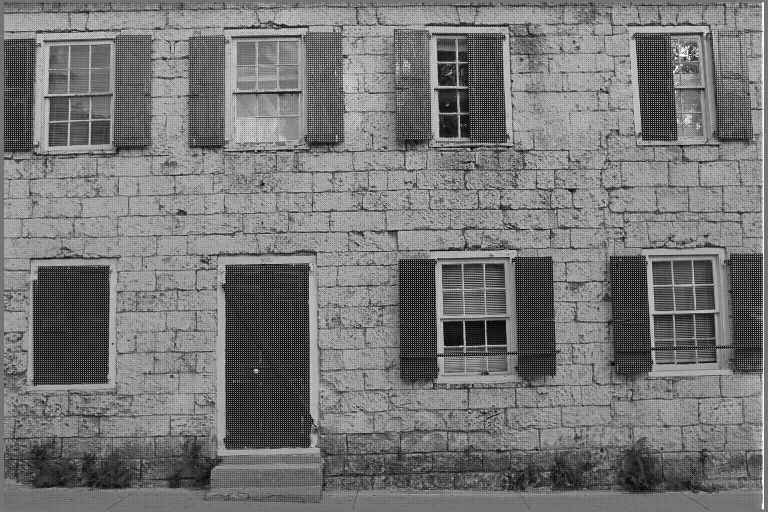
#> input picture bayer/tests/04_unittest_bilinear_img_input/01.png, 768 x 512 px
$ python -i bayer.py   (imports and definitions only)
#> lines starting #> are read from the running program, lines starting #| are printed output that depends on the picture
#> further down, picture is the input picture: shape (512, 768); min 2, max 255, mean 117.6
import numpy as np
from scipy.ndimage import convolve

from typing import Tuple


def get_bayer_masks(n_rows: int, n_cols: int) -> np.ndarray:
    """
    Получение масок трех цветовых каналов по шаблону байера
    :param n_rows: высота масок
    :param n_cols: ширина масок

    :return: маски указанных размеров
    """
    if n_rows <= 0 or n_cols <= 0:
        raise ValueError(f"Bad masks sizes: {n_rows}, {n_cols}")

    red = np.array([[i % 2 == 1 and j % 2 == 0 for i in range(n_cols)] for j in range(n_rows)])
    green = np.array([[i % 2 == j % 2 for i in range(n_cols)] for j in range(n_rows)])
    blue = np.array([[i % 2 == 0 and j % 2 == 1 for i in range(n_cols)] for j in range(n_rows)])
    return np.stack([red, green, blue], axis=2)


# [33 lines left out: functions get_colored_img, bilinear_interpolation, not called in this run]


def get_improved_masks(n_rows: int, n_cols: int) -> Tuple[np.ndarray, np.ndarray, np.ndarray, np.ndarray]:
    """
    Получение масок трех цветовых каналов по предложенному в статье шаблону
    :param n_rows: высота масок
    :param n_cols: ширина масок

    :return: маски указанных размеров
    """
    if n_rows <= 0 or n_cols <= 0:
        raise ValueError(f"Bad masks sizes: {n_rows}, {n_cols}")

    masks = get_bayer_masks(n_rows, n_cols)
    mask_r = masks[:, :, 0]
    mask_g1 = np.array([[i % 2 == j % 2 == 1 for i in range(n_cols)] for j in range(n_rows)])
    mask_g2 = np.array([[i % 2 == j % 2 == 0 for i in range(n_cols)] for j in range(n_rows)])
    mask_b = masks[:, :, 2]
    return mask_r, mask_g1, mask_g2, mask_b


def get_improved_weights() -> Tuple[np.ndarray, np.ndarray, np.ndarray, np.ndarray]:
    """
    Получение весов пикселей в масках по предложенному в статье шаблону

    :return: веса для масок
    """
    weight0 = np.array(
        [
            [0, 0, 1 / 2, 0, 0],
            [0, -1, 0, -1, 0],
            [-1, 4, 5, 4, -1],
            [0, -1, 0, -1, 0],
            [0, 0, 1 / 2, 0, 0]
        ], dtype=np.float64
    ) / 8

    weight1 = weight0.transpose()

    weight2 = np.array(
        [
            [0, 0, -3 / 2, 0, 0],
            [0, 2, 0, 2, 0],
            [-3 / 2, 0, 6, 0, -3 / 2],
            [0, 2, 0, 2, 0],
            [0, 0, -3 / 2, 0, 0]
        ], dtype=np.float64
    ) / 8

    weight3 = np.array(
        [
            [0, 0, -1, 0, 0],
            [0, 0, 2, 0, 0],
            [-1, 2, 4, 2, -1],
            [0, 0, 2, 0, 0],
            [0, 0, -1, 0, 0]
        ], dtype=np.float64
    ) / 8

    return np.stack([weight0, weight1, weight2, weight3], axis=2)


def improved_interpolation(raw_img: np.ndarray) -> np.ndarray:
    """
    Реализация улучшенной линейной интерполяции согласно предложенному в статье алгоритму
    :param raw_img: исходное изображение в градациях серого

    :return: трехканальное изображение - результат интерполяции
    """
    raw_img = raw_img.astype(np.float64) / 255
    new_img = np.zeros(raw_img.shape + (3,), dtype=np.float64)

    mask_r, mask_g1, mask_g2, mask_b = get_improved_masks(*raw_img.shape)
    weights = get_improved_weights()

    new_img[:, :, 0] = convolve(raw_img, weights[:, :, 0]) * mask_g2 + convolve(raw_img, weights[:, :, 1]) * mask_g1 + \
        convolve(raw_img, weights[:, :, 2]) * mask_b + raw_img * mask_r
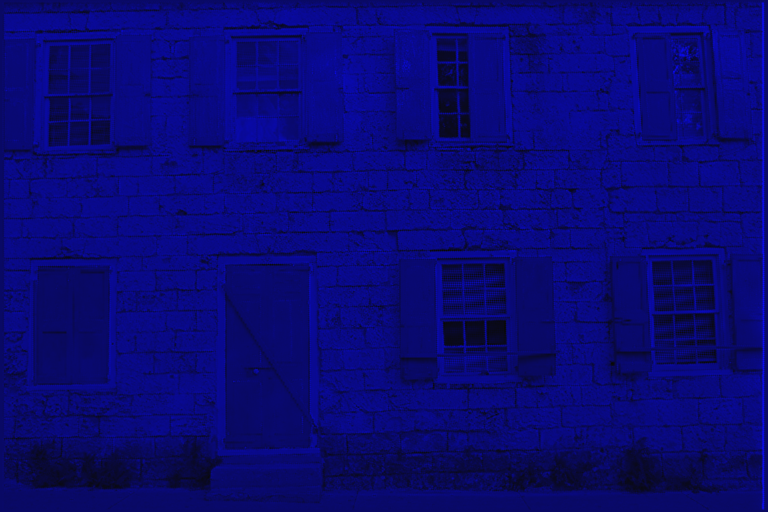
#> new_img: shape (512, 768, 3) float64; mean of channels 0, 1, 2 0.527, 0, 0; drawn with min black and max white
    new_img[:, :, 1] = convolve(raw_img, weights[:, :, 3]) * (mask_r + mask_b) + raw_img * (mask_g1 + mask_g2)
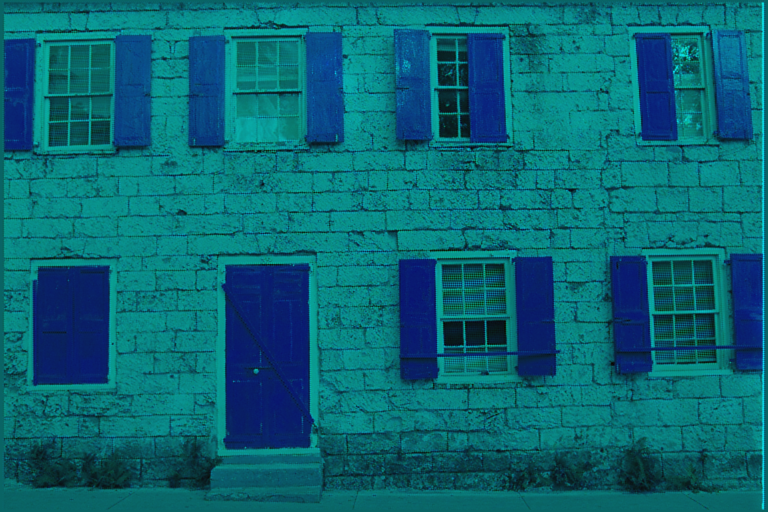
#> new_img: shape (512, 768, 3) float64; mean of channels 0, 1, 2 0.527, 0.46, 0; drawn with min black and max white
    new_img[:, :, 2] = convolve(raw_img, weights[:, :, 2]) * mask_r + convolve(raw_img, weights[:, :, 0]) * \
        mask_g1 + convolve(raw_img, weights[:, :, 1]) * mask_g2 + raw_img * mask_b
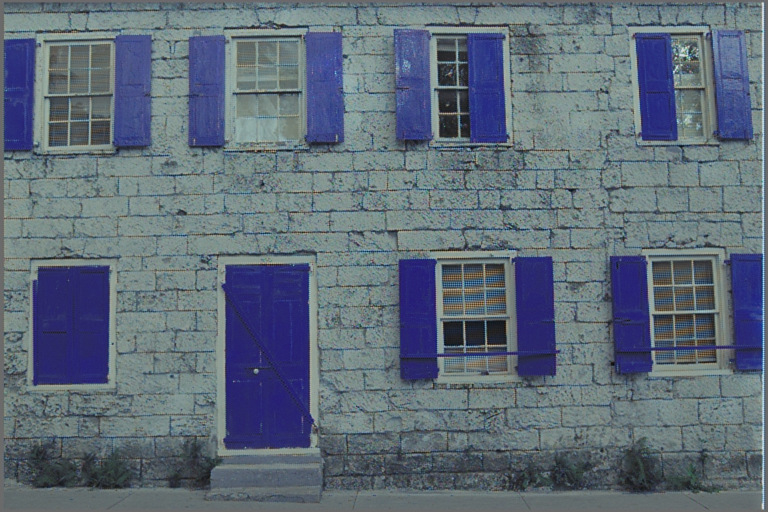
#> new_img: shape (512, 768, 3) float64; mean of channels 0, 1, 2 0.527, 0.46, 0.397; drawn with min black and max white

    return np.clip((255 * new_img).astype(np.int32), 0, 255).astype(np.uint8)
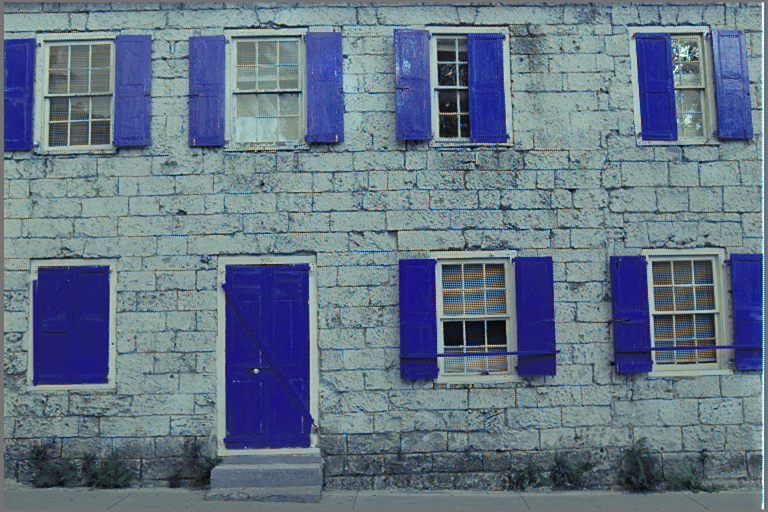
#> returned value: shape (512, 768, 3); mean of channels 0, 1, 2 134, 117.1, 100.9; drawn as B, G, R


# [15 lines left out: function compute_psnr, not called in this run]

>>> import cv2
>>> picture = cv2.imread('tests/04_unittest_bilinear_img_input/01.png', cv2.IMREAD_GRAYSCALE)
>>> result = improved_interpolation(picture)

$ run again, on bayer/tests/04_unittest_bilinear_img_input/02.png
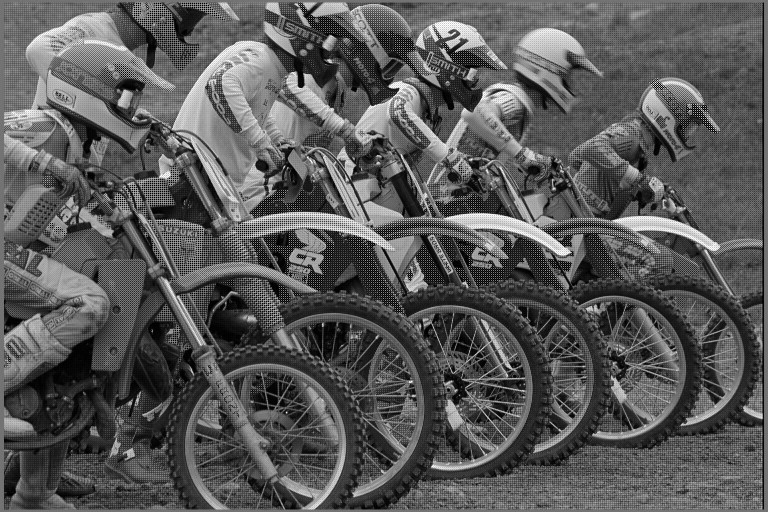
#> input picture bayer/tests/04_unittest_bilinear_img_input/02.png, 768 x 512 px
#> picture is the input picture: shape (512, 768); min 0, max 255, mean 88.6
#> in improved_interpolation, `new_img[:, :, 2] = convolve(raw_img, weights[:, :, 2]) * mask_r + conv..`:
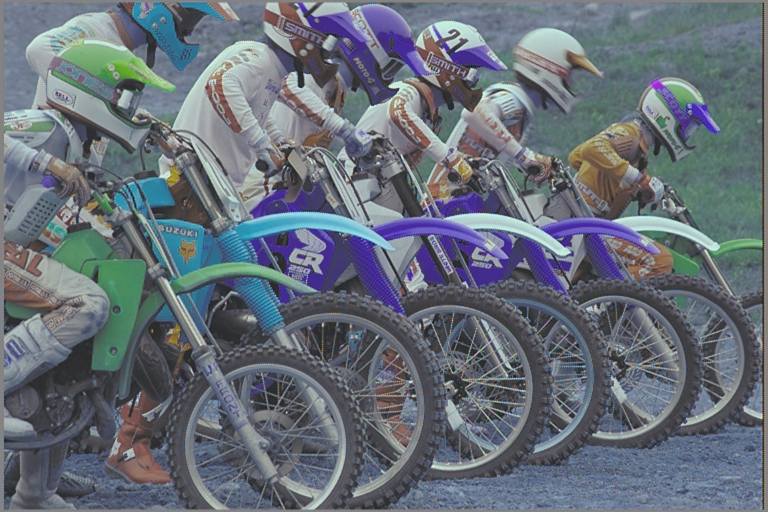
#> new_img: shape (512, 768, 3) float64; mean of channels 0, 1, 2 0.396, 0.345, 0.304; drawn with min black and max white
#> in improved_interpolation, `return np.clip((255 * new_img).astype(np.int32), 0, 255).astype(np.uin..`:
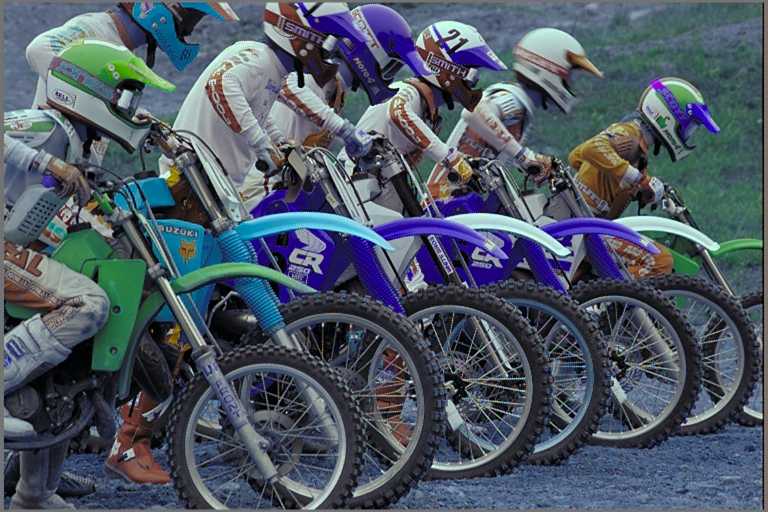
#> returned value: shape (512, 768, 3); mean of channels 0, 1, 2 100.6, 87.9, 77.2; drawn as B, G, R

$ run again, on bayer/tests/04_unittest_bilinear_img_input/04.png
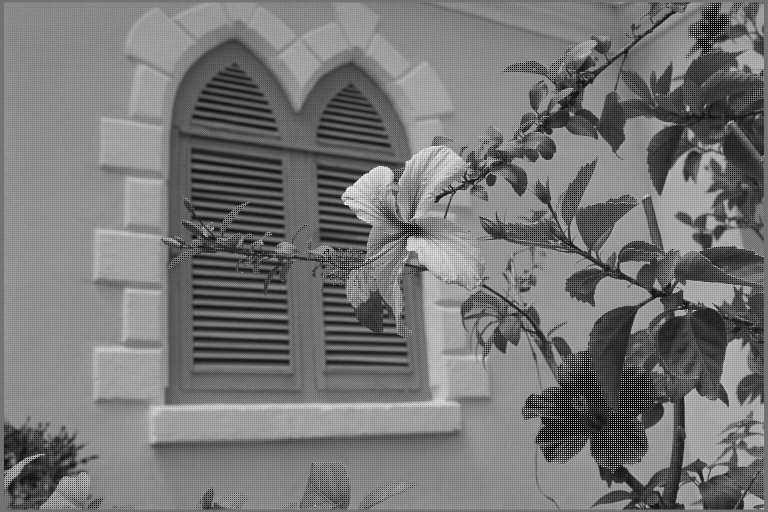
#> input picture bayer/tests/04_unittest_bilinear_img_input/04.png, 768 x 512 px
#> picture is the input picture: shape (512, 768); min 0, max 253, mean 118
#> in improved_interpolation, `new_img[:, :, 1] = convolve(raw_img, weights[:, :, 3]) * (mask_r + mas..`:
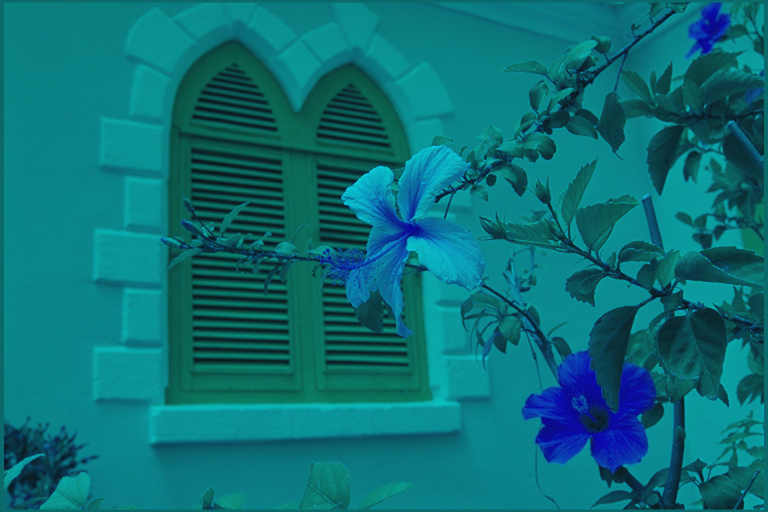
#> new_img: shape (512, 768, 3) float64; mean of channels 0, 1, 2 0.51, 0.477, 0; drawn with min black and max white
#> in improved_interpolation, `return np.clip((255 * new_img).astype(np.int32), 0, 255).astype(np.uin..`:
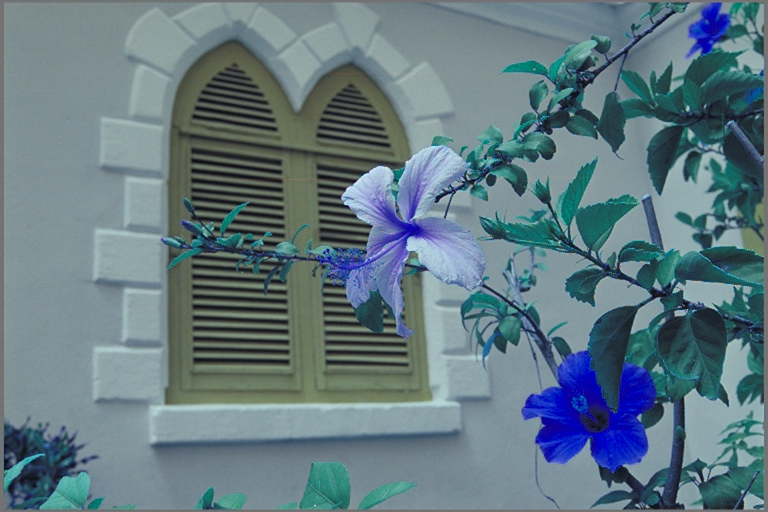
#> returned value: shape (512, 768, 3); mean of channels 0, 1, 2 129.7, 121.3, 98.7; drawn as B, G, R
